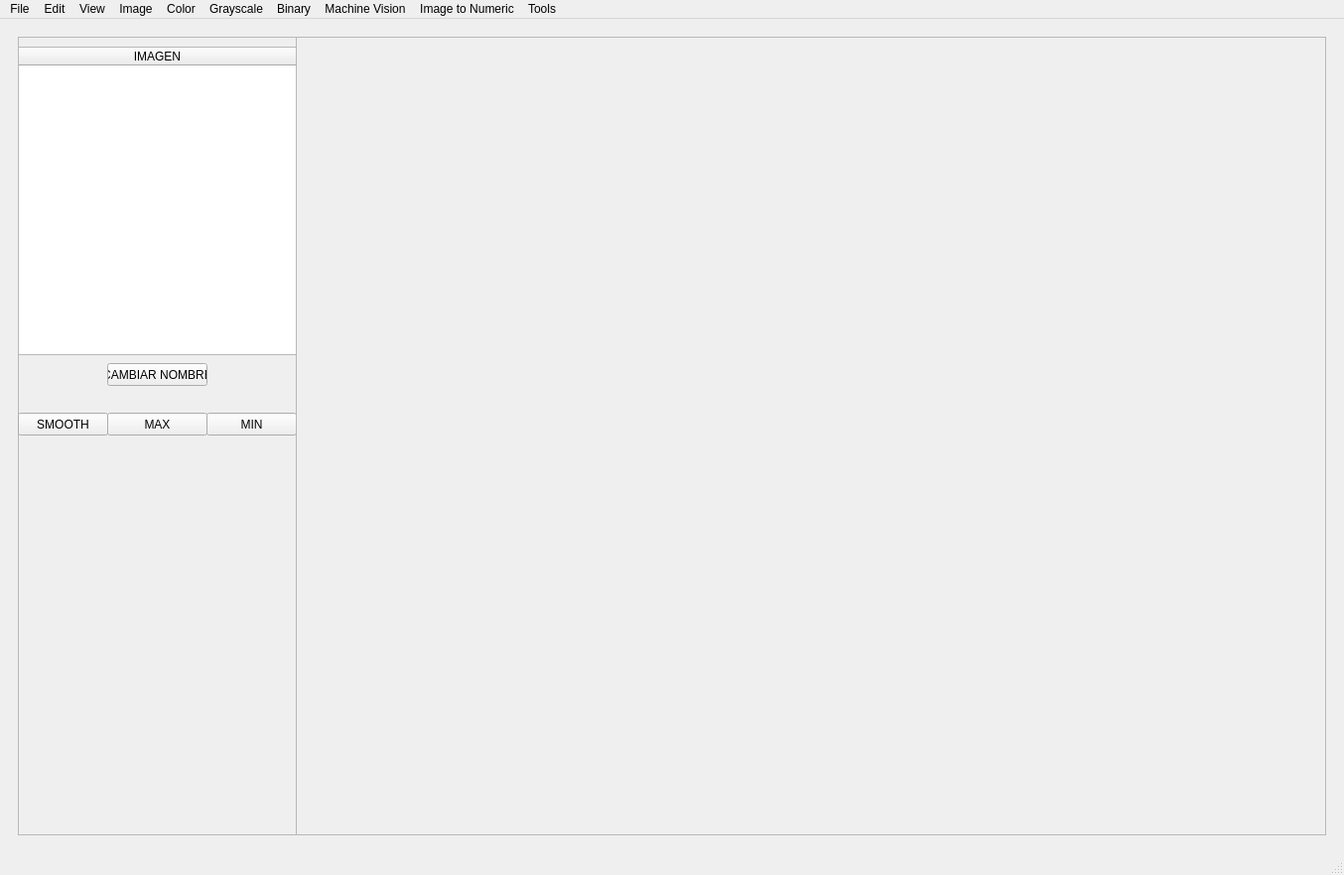
<?xml version="1.0" encoding="UTF-8"?>
<ui version="4.0">
 <class>VisionAssistance</class>
 <widget class="QMainWindow" name="VisionAssistance">
  <property name="geometry">
   <rect>
    <x>0</x>
    <y>0</y>
    <width>1354</width>
    <height>882</height>
   </rect>
  </property>
  <property name="windowTitle">
   <string>VisionAssistance</string>
  </property>
  <widget class="QWidget" name="centralwidget">
   <layout class="QHBoxLayout" name="horizontalLayout">
    <item>
     <widget class="QStackedWidget" name="stackedWidget">
      <property name="currentIndex">
       <number>1</number>
      </property>
      <widget class="QWidget" name="main_page">
       <widget class="QFrame" name="Conteiner">
        <property name="geometry">
         <rect>
          <x>0</x>
          <y>0</y>
          <width>1336</width>
          <height>823</height>
         </rect>
        </property>
        <property name="frameShape">
         <enum>QFrame::StyledPanel</enum>
        </property>
        <property name="frameShadow">
         <enum>QFrame::Raised</enum>
        </property>
        <widget class="QFrame" name="img_conteiner">
         <property name="geometry">
          <rect>
           <x>220</x>
           <y>0</y>
           <width>1111</width>
           <height>701</height>
          </rect>
         </property>
         <property name="styleSheet">
          <string notr="true">background-color: rgb(232, 232, 232);</string>
         </property>
         <property name="frameShape">
          <enum>QFrame::StyledPanel</enum>
         </property>
         <property name="frameShadow">
          <enum>QFrame::Raised</enum>
         </property>
         <widget class="QWidget" name="horizontalLayoutWidget">
          <property name="geometry">
           <rect>
            <x>-1</x>
            <y>-1</y>
            <width>1351</width>
            <height>701</height>
           </rect>
          </property>
          <layout class="QHBoxLayout" name="img_display"/>
         </widget>
        </widget>
        <widget class="QFrame" name="pipeline">
         <property name="geometry">
          <rect>
           <x>-1</x>
           <y>699</y>
           <width>1341</width>
           <height>131</height>
          </rect>
         </property>
         <property name="styleSheet">
          <string notr="true">background-color: rgb(239, 239, 239);</string>
         </property>
         <property name="frameShape">
          <enum>QFrame::StyledPanel</enum>
         </property>
         <property name="frameShadow">
          <enum>QFrame::Raised</enum>
         </property>
         <widget class="QTextEdit" name="OCR_TEXT">
          <property name="geometry">
           <rect>
            <x>0</x>
            <y>30</y>
            <width>1331</width>
            <height>41</height>
           </rect>
          </property>
          <property name="frameShape">
           <enum>QFrame::StyledPanel</enum>
          </property>
          <property name="frameShadow">
           <enum>QFrame::Sunken</enum>
          </property>
          <property name="lineWidth">
           <number>8</number>
          </property>
          <property name="midLineWidth">
           <number>0</number>
          </property>
          <property name="readOnly">
           <bool>true</bool>
          </property>
         </widget>
         <widget class="QLabel" name="label">
          <property name="geometry">
           <rect>
            <x>3</x>
            <y>2</y>
            <width>101</width>
            <height>20</height>
           </rect>
          </property>
          <property name="text">
           <string>OCR RESULTADO</string>
          </property>
         </widget>
        </widget>
        <widget class="QWidget" name="extras_widgets" native="true">
         <property name="geometry">
          <rect>
           <x>-10</x>
           <y>-1</y>
           <width>231</width>
           <height>701</height>
          </rect>
         </property>
         <property name="styleSheet">
          <string notr="true">background-color: rgb(232, 232, 232);</string>
         </property>
         <widget class="QTableWidget" name="Pattern_list">
          <property name="geometry">
           <rect>
            <x>10</x>
            <y>1</y>
            <width>221</width>
            <height>241</height>
           </rect>
          </property>
          <property name="styleSheet">
           <string notr="true">background-color: rgb(232, 232, 232);
border-color: rgb(85, 255, 0);</string>
          </property>
          <property name="frameShape">
           <enum>QFrame::Box</enum>
          </property>
          <property name="frameShadow">
           <enum>QFrame::Raised</enum>
          </property>
          <property name="lineWidth">
           <number>1</number>
          </property>
          <property name="midLineWidth">
           <number>0</number>
          </property>
          <property name="gridStyle">
           <enum>Qt::DashDotLine</enum>
          </property>
          <attribute name="horizontalHeaderVisible">
           <bool>false</bool>
          </attribute>
          <attribute name="horizontalHeaderCascadingSectionResizes">
           <bool>false</bool>
          </attribute>
          <attribute name="horizontalHeaderHighlightSections">
           <bool>false</bool>
          </attribute>
          <attribute name="horizontalHeaderStretchLastSection">
           <bool>true</bool>
          </attribute>
          <column>
           <property name="text">
            <string>NOMBRE</string>
           </property>
           <property name="background">
            <color>
             <red>255</red>
             <green>255</green>
             <blue>255</blue>
            </color>
           </property>
          </column>
          <column>
           <property name="text">
            <string>COORD</string>
           </property>
           <property name="background">
            <color>
             <red>0</red>
             <green>255</green>
             <blue>0</blue>
            </color>
           </property>
          </column>
         </widget>
         <widget class="QPushButton" name="Delete_pattern">
          <property name="geometry">
           <rect>
            <x>70</x>
            <y>250</y>
            <width>91</width>
            <height>23</height>
           </rect>
          </property>
          <property name="text">
           <string>DELETE PATTERN</string>
          </property>
         </widget>
         <widget class="QTableWidget" name="ocr_table">
          <property name="geometry">
           <rect>
            <x>10</x>
            <y>301</y>
            <width>221</width>
            <height>341</height>
           </rect>
          </property>
          <attribute name="horizontalHeaderDefaultSectionSize">
           <number>73</number>
          </attribute>
          <attribute name="horizontalHeaderMinimumSectionSize">
           <number>10</number>
          </attribute>
          <attribute name="horizontalHeaderShowSortIndicator" stdset="0">
           <bool>false</bool>
          </attribute>
          <attribute name="horizontalHeaderStretchLastSection">
           <bool>true</bool>
          </attribute>
          <column>
           <property name="text">
            <string>NOMBRE</string>
           </property>
          </column>
          <column>
           <property name="text">
            <string>COOR</string>
           </property>
          </column>
          <column>
           <property name="text">
            <string>RESULTADO</string>
           </property>
          </column>
         </widget>
         <widget class="QPushButton" name="delete_ocr">
          <property name="geometry">
           <rect>
            <x>140</x>
            <y>660</y>
            <width>91</width>
            <height>23</height>
           </rect>
          </property>
          <property name="text">
           <string>DELETE OCR</string>
          </property>
         </widget>
         <widget class="QPushButton" name="cambiar_nombre">
          <property name="geometry">
           <rect>
            <x>10</x>
            <y>660</y>
            <width>111</width>
            <height>23</height>
           </rect>
          </property>
          <property name="text">
           <string>CAMBIAR NOMBRE</string>
          </property>
         </widget>
        </widget>
       </widget>
      </widget>
      <widget class="QWidget" name="numeric_page">
       <layout class="QHBoxLayout" name="horizontalLayout_2">
        <item>
         <widget class="QFrame" name="container_numeric">
          <property name="frameShape">
           <enum>QFrame::StyledPanel</enum>
          </property>
          <property name="frameShadow">
           <enum>QFrame::Raised</enum>
          </property>
          <widget class="QWidget" name="selector_widget" native="true">
           <property name="geometry">
            <rect>
             <x>0</x>
             <y>-1</y>
             <width>281</width>
             <height>811</height>
            </rect>
           </property>
           <widget class="QTableWidget" name="numeric_image_table">
            <property name="geometry">
             <rect>
              <x>0</x>
              <y>11</y>
              <width>281</width>
              <height>311</height>
             </rect>
            </property>
            <attribute name="horizontalHeaderStretchLastSection">
             <bool>true</bool>
            </attribute>
            <column>
             <property name="text">
              <string>IMAGEN</string>
             </property>
            </column>
           </widget>
           <widget class="QPushButton" name="cambiar_nombre_imagen_numerica">
            <property name="geometry">
             <rect>
              <x>90</x>
              <y>330</y>
              <width>101</width>
              <height>23</height>
             </rect>
            </property>
            <property name="text">
             <string>CAMBIAR NOMBRE</string>
            </property>
           </widget>
           <widget class="QPushButton" name="smooth_btn">
            <property name="geometry">
             <rect>
              <x>0</x>
              <y>380</y>
              <width>91</width>
              <height>23</height>
             </rect>
            </property>
            <property name="text">
             <string>SMOOTH</string>
            </property>
           </widget>
           <widget class="QPushButton" name="max_btn">
            <property name="geometry">
             <rect>
              <x>90</x>
              <y>380</y>
              <width>101</width>
              <height>23</height>
             </rect>
            </property>
            <property name="text">
             <string>MAX</string>
            </property>
           </widget>
           <widget class="QPushButton" name="min_btn">
            <property name="geometry">
             <rect>
              <x>190</x>
              <y>380</y>
              <width>91</width>
              <height>23</height>
             </rect>
            </property>
            <property name="text">
             <string>MIN</string>
            </property>
           </widget>
          </widget>
          <widget class="QFrame" name="imagen_numeric">
           <property name="geometry">
            <rect>
             <x>280</x>
             <y>0</y>
             <width>1041</width>
             <height>811</height>
            </rect>
           </property>
           <property name="frameShape">
            <enum>QFrame::StyledPanel</enum>
           </property>
           <property name="frameShadow">
            <enum>QFrame::Raised</enum>
           </property>
          </widget>
         </widget>
        </item>
       </layout>
      </widget>
     </widget>
    </item>
   </layout>
  </widget>
  <widget class="QMenuBar" name="menubar">
   <property name="geometry">
    <rect>
     <x>0</x>
     <y>0</y>
     <width>1354</width>
     <height>21</height>
    </rect>
   </property>
   <widget class="QMenu" name="menuFile">
    <property name="title">
     <string>File</string>
    </property>
    <addaction name="Open_Image"/>
    <addaction name="Exit"/>
    <addaction name="Save_Image"/>
    <addaction name="Save_Script"/>
    <addaction name="separator"/>
    <addaction name="Select_source_folder"/>
    <addaction name="Select_destination_folder"/>
    <addaction name="separator"/>
    <addaction name="Apply_script"/>
    <addaction name="Apply_multiple"/>
   </widget>
   <widget class="QMenu" name="menuEdit">
    <property name="title">
     <string>Edit</string>
    </property>
    <addaction name="Undo"/>
   </widget>
   <widget class="QMenu" name="menuView">
    <property name="title">
     <string>View</string>
    </property>
    <addaction name="Zoom_In"/>
    <addaction name="Zoom_Out"/>
    <addaction name="Zoom_1_1"/>
    <addaction name="Zoom_to_fit"/>
    <addaction name="separator"/>
    <addaction name="Flip"/>
   </widget>
   <widget class="QMenu" name="menuImage">
    <property name="title">
     <string>Image</string>
    </property>
    <addaction name="Histogram"/>
    <addaction name="Line_Profile"/>
    <addaction name="Measure"/>
    <addaction name="separator"/>
    <addaction name="Brightness"/>
    <addaction name="Set_coordinate_system"/>
    <addaction name="Image_mask"/>
    <addaction name="Geometry"/>
    <addaction name="separator"/>
    <addaction name="Select_Pattern"/>
    <addaction name="Chop_Pattern"/>
   </widget>
   <widget class="QMenu" name="menuColor">
    <property name="title">
     <string>Color</string>
    </property>
    <addaction name="Convert_To_Grayscale"/>
    <addaction name="Color_plane_extraction"/>
    <addaction name="Color_Operators"/>
    <addaction name="Color_Manipulation"/>
   </widget>
   <widget class="QMenu" name="menuGrayscale">
    <property name="title">
     <string>Grayscale</string>
    </property>
    <addaction name="Adaptative_Theshold"/>
   </widget>
   <widget class="QMenu" name="menuBinary">
    <property name="title">
     <string>Binary</string>
    </property>
   </widget>
   <widget class="QMenu" name="menuMachine_Vision">
    <property name="title">
     <string>Machine Vision</string>
    </property>
    <addaction name="Clamp"/>
    <addaction name="OCR_butt"/>
   </widget>
   <widget class="QMenu" name="ImageToNumeric">
    <property name="title">
     <string>Image to Numeric</string>
    </property>
    <addaction name="To_numeric"/>
    <addaction name="separator"/>
    <addaction name="change_to_numeric"/>
   </widget>
   <widget class="QMenu" name="menuTools">
    <property name="title">
     <string>Tools</string>
    </property>
   </widget>
   <addaction name="menuFile"/>
   <addaction name="menuEdit"/>
   <addaction name="menuView"/>
   <addaction name="menuImage"/>
   <addaction name="menuColor"/>
   <addaction name="menuGrayscale"/>
   <addaction name="menuBinary"/>
   <addaction name="menuMachine_Vision"/>
   <addaction name="ImageToNumeric"/>
   <addaction name="menuTools"/>
  </widget>
  <widget class="QStatusBar" name="statusbar"/>
  <action name="Open_Image">
   <property name="text">
    <string>Open Image...     Ctrl+O</string>
   </property>
  </action>
  <action name="Exit">
   <property name="text">
    <string>Exit</string>
   </property>
  </action>
  <action name="Zoom_In">
   <property name="text">
    <string>Zoom In</string>
   </property>
  </action>
  <action name="Zoom_Out">
   <property name="text">
    <string>Zoom Out</string>
   </property>
  </action>
  <action name="Zoom_1_1">
   <property name="text">
    <string>Zoom 1:1</string>
   </property>
  </action>
  <action name="Zoom_to_fit">
   <property name="text">
    <string>Zoom to fit</string>
   </property>
  </action>
  <action name="Histogram">
   <property name="text">
    <string>Histogram</string>
   </property>
  </action>
  <action name="Line_Profile">
   <property name="text">
    <string>Line Profile</string>
   </property>
  </action>
  <action name="Measure">
   <property name="text">
    <string>Measure</string>
   </property>
  </action>
  <action name="Brightness">
   <property name="text">
    <string>Brightness</string>
   </property>
  </action>
  <action name="Set_coordinate_system">
   <property name="text">
    <string>Set coordinate system</string>
   </property>
  </action>
  <action name="Image_mask">
   <property name="text">
    <string>Image mask</string>
   </property>
  </action>
  <action name="Geometry">
   <property name="text">
    <string>Geometry</string>
   </property>
  </action>
  <action name="Undo">
   <property name="text">
    <string>Undo      Ctrl+Z</string>
   </property>
  </action>
  <action name="Flip">
   <property name="text">
    <string>Apply Flip      Ctrl+W</string>
   </property>
  </action>
  <action name="Save_Image">
   <property name="text">
    <string>Save Image</string>
   </property>
  </action>
  <action name="Convert_To_Grayscale">
   <property name="text">
    <string>Convert To Grayscale      Ctrl+Q</string>
   </property>
  </action>
  <action name="Select_Pattern">
   <property name="text">
    <string>Select Pattern         Ctrl+P</string>
   </property>
  </action>
  <action name="Adaptative_Theshold">
   <property name="text">
    <string>Adaptative Theshold</string>
   </property>
  </action>
  <action name="Chop_Pattern">
   <property name="text">
    <string>Chop Pattern         Ctrl+X</string>
   </property>
  </action>
  <action name="Color_plane_extraction">
   <property name="text">
    <string>Color Plane Extraction</string>
   </property>
  </action>
  <action name="Clamp">
   <property name="text">
    <string>Clamp (Rake)</string>
   </property>
  </action>
  <action name="Color_Operators">
   <property name="text">
    <string>Color Operators (RGB)</string>
   </property>
  </action>
  <action name="Color_Manipulation">
   <property name="text">
    <string>Color Manipulation</string>
   </property>
  </action>
  <action name="Save_Script">
   <property name="text">
    <string>Save Script           Ctrl+S</string>
   </property>
  </action>
  <action name="Select_source_folder">
   <property name="text">
    <string>Select Source Folder</string>
   </property>
  </action>
  <action name="Select_destination_folder">
   <property name="text">
    <string>Select Destination Folder</string>
   </property>
  </action>
  <action name="Apply_script">
   <property name="text">
    <string>Apply Script</string>
   </property>
  </action>
  <action name="Apply_multiple">
   <property name="text">
    <string>Apply Folder Script</string>
   </property>
  </action>
  <action name="OCR_butt">
   <property name="text">
    <string>OCR      Ctrl+1</string>
   </property>
  </action>
  <action name="To_numeric">
   <property name="text">
    <string>To numeric</string>
   </property>
  </action>
  <action name="change_to_numeric">
   <property name="text">
    <string>Change windows</string>
   </property>
  </action>
 </widget>
 <resources/>
 <connections/>
</ui>
